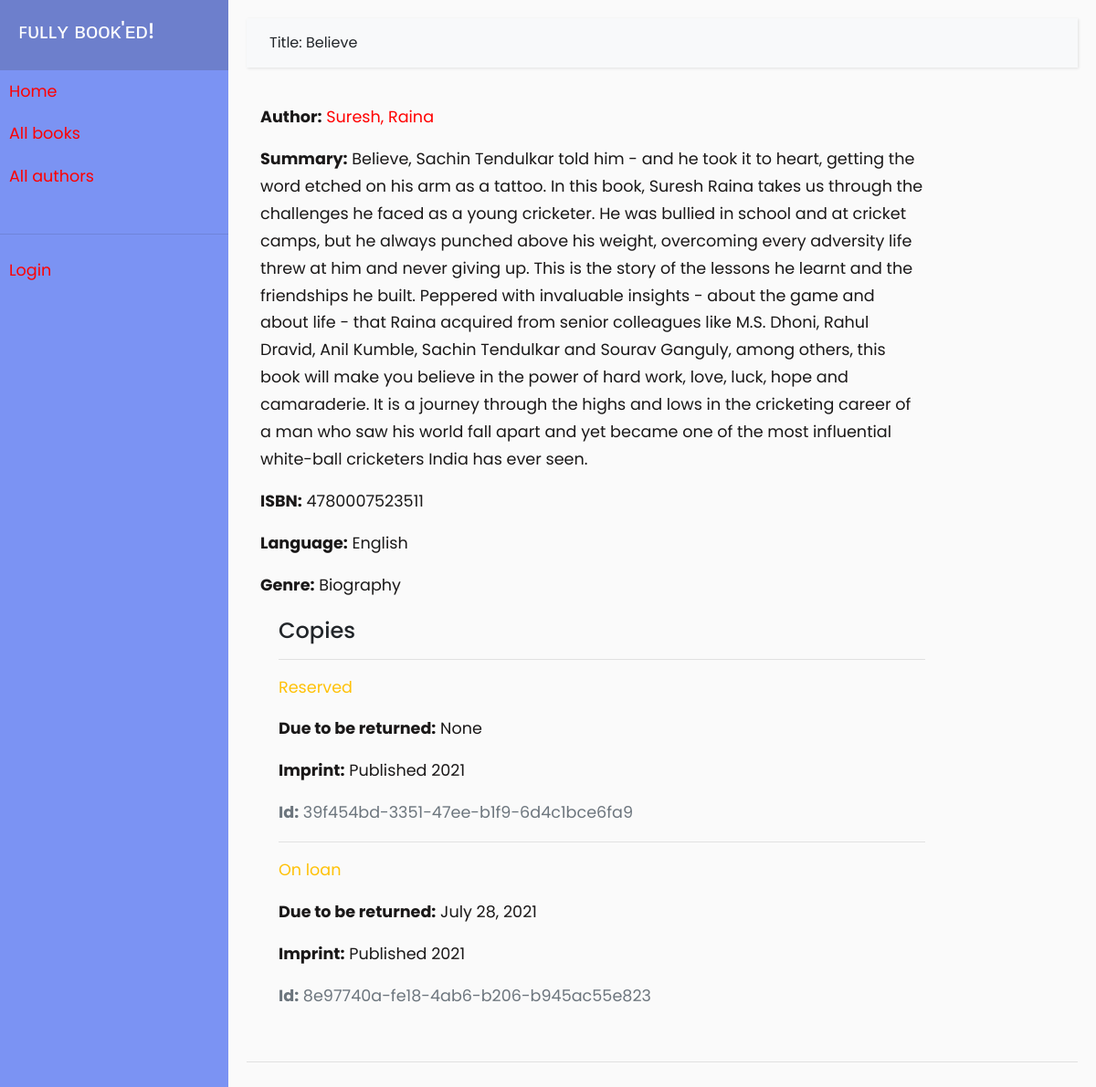
/catalog/book/4, run on an earlier commit of the app's database.
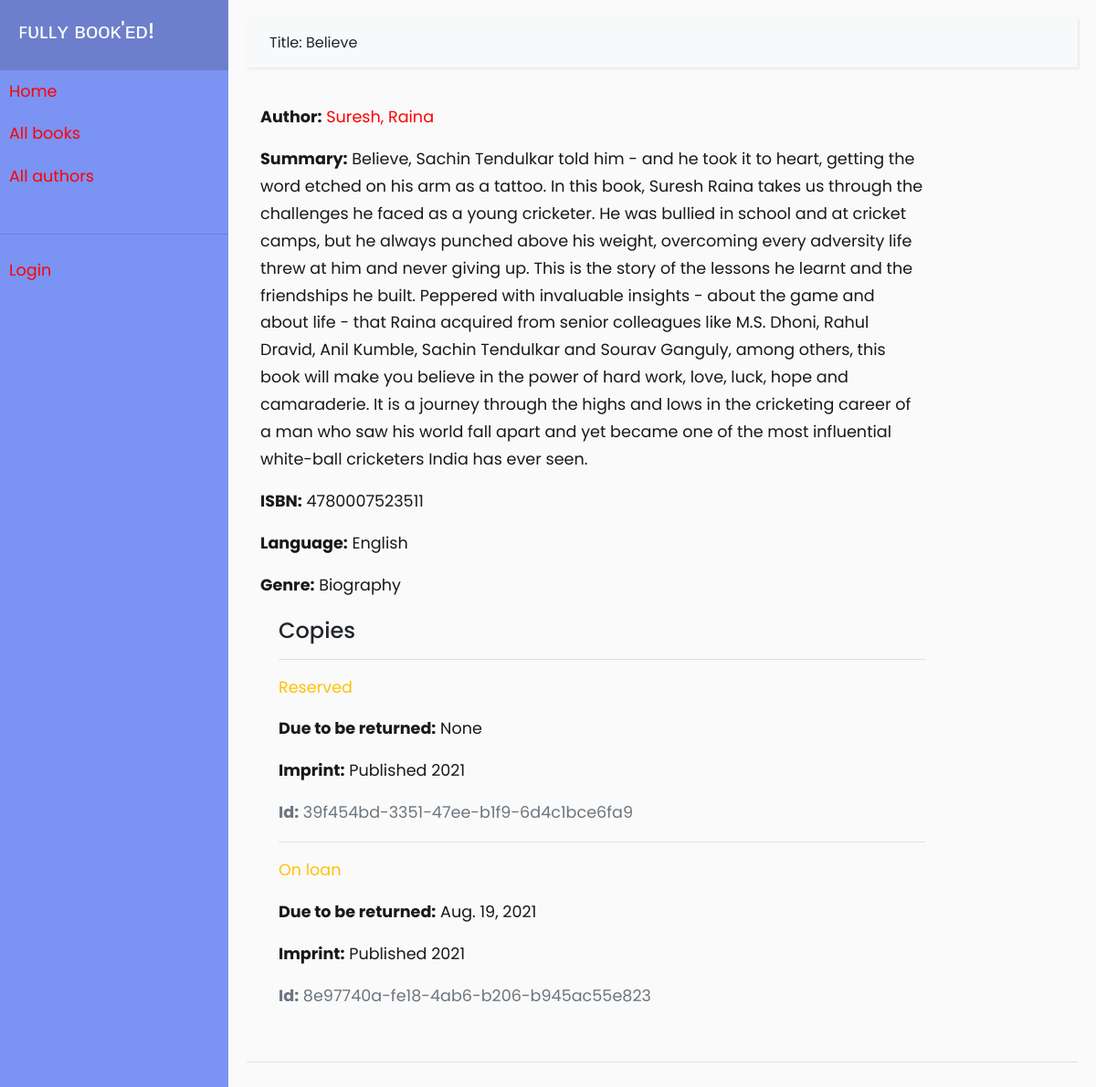
And on a later commit of the database.
### catalog/models.py (models this page shows, shortened)
class BookInstance(models.Model):
    id = models.UUIDField(primary_key = True, default = uuid.uuid4, help_text = "Unique ID of this particular book across library")
    due_back = models.DateField(null = True, blank = True)
    book = models.ForeignKey('Book', on_delete = models.RESTRICT, null = True)
    imprint = models.CharField(max_length = 20)
    borrower = models.ForeignKey(User, on_delete=models.SET_NULL, null=True, blank=True)
    LOAN_STATUS = (
        ('m', 'Maintenance'),
        ('o', 'On loan'),
        ('a', 'Available'),
        ('r', 'Reserved')
    )
    status = models.CharField(max_length = 1, choices = LOAN_STATUS, blank = True, default = 'm', help_text = "Book availability status")
    class Meta:
        ordering = ['due_back']
        permissions = (("can_mark_returned", "Set book as returned"),)

### catalog/views.py (the view)
# urls.py: path('book/<int:pk>', views.BookDetailView.as_view(), name = 'book-detail'),
class BookDetailView(generic.DetailView):
    model = Book

### catalog/models.py (called while the page is built)
    def __str__(self):
        return self.name

    def __str__(self):
        return f'{self.first_name}, {self.last_name}'

    def get_absolute_url(self):
        return reverse('author-detail', args=[str(self.id)])

    def __str__(self):
        return self.name

### catalog/templates/catalog/book_detail.html (shortened to what this page needs)
{% extends "base_generic.html" %}
{% block heading %}
<span>Title: {{ book.title }}</span>
{% endblock %}
{% block content %}
  <p><strong>Author:</strong> <a href="{{ book.author.get_absolute_url }}">{{ book.author }}</a></p>
  <p><strong>Summary:</strong> {{ book.summary }}</p>
  <p><strong>ISBN:</strong> {{ book.isbn }}</p>
  <p><strong>Language:</strong> {{ book.language }}</p>
  <p><strong>Genre:</strong> {{ book.genre.all|join:", " }}</p>
  <div style="margin-left:20px;margin-top:20px">
    <h4>Copies</h4>
    {% for copy in book.bookinstance_set.all %}
      <hr>
      <p class="{% if copy.status == 'a' %}text-success{% elif copy.status == 'm' %}text-danger{% else %}text-warning{% endif %}">
        {{ copy.get_status_display }}
      </p>
      {% if copy.status != 'a' %}
        <p><strong>Due to be returned:</strong> {{ copy.due_back }}</p>
      {% endif %}
      <p><strong>Imprint:</strong> {{ copy.imprint }}</p>
      <p class="text-muted"><strong>Id:</strong> {{ copy.id }}</p>
    {% endfor %}
  </div>
{% endblock %}

What changed in the data, as far as the page shows it:
changed BookInstance "On loan": due_back "July 28, 2021" → "Aug. 19, 2021"
